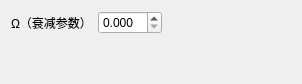
<?xml version="1.0" encoding="UTF-8"?>
<ui version="4.0">
 <class>AttenuationParameterTab</class>
 <widget class="QWidget" name="AttenuationParameterTab">
  <property name="geometry">
   <rect>
    <x>0</x>
    <y>0</y>
    <width>302</width>
    <height>84</height>
   </rect>
  </property>
  <property name="windowTitle">
   <string>Form</string>
  </property>
  <layout class="QVBoxLayout" name="verticalLayout">
   <item>
    <layout class="QHBoxLayout" name="horizontalLayout">
     <item>
      <widget class="QLabel" name="label_test">
       <property name="text">
        <string>Ω（衰减参数）</string>
       </property>
      </widget>
     </item>
     <item>
      <widget class="QDoubleSpinBox" name="omega">
       <property name="decimals">
        <number>3</number>
       </property>
      </widget>
     </item>
     <item>
      <spacer name="horizontalSpacer">
       <property name="orientation">
        <enum>Qt::Horizontal</enum>
       </property>
       <property name="sizeHint" stdset="0">
        <size>
         <width>53</width>
         <height>20</height>
        </size>
       </property>
      </spacer>
     </item>
    </layout>
   </item>
   <item>
    <spacer name="verticalSpacer">
     <property name="orientation">
      <enum>Qt::Vertical</enum>
     </property>
     <property name="sizeHint" stdset="0">
      <size>
       <width>20</width>
       <height>21</height>
      </size>
     </property>
    </spacer>
   </item>
  </layout>
 </widget>
 <resources/>
 <connections/>
</ui>
